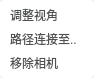
<?xml version="1.0" encoding="UTF-8"?>
<ui version="4.0">
 <class>MapPointSetingWgt</class>
 <widget class="QWidget" name="MapPointSetingWgt">
  <property name="geometry">
   <rect>
    <x>0</x>
    <y>0</y>
    <width>94</width>
    <height>78</height>
   </rect>
  </property>
  <property name="windowTitle">
   <string>MapPointSetingWgt</string>
  </property>
  <property name="styleSheet">
   <string notr="true">#widget{
background:#ffffff;
border-radius:4px;
}
QPushButton{
font-size:12px;
font-family:&quot;微软雅黑&quot;;
background:#ffffff;
border:none;
padding-left:10px;
}
QPushButton:hover{
background:rgba(232,232,232,1);
}</string>
  </property>
  <layout class="QGridLayout" name="gridLayout">
   <property name="leftMargin">
    <number>0</number>
   </property>
   <property name="topMargin">
    <number>0</number>
   </property>
   <property name="rightMargin">
    <number>0</number>
   </property>
   <property name="bottomMargin">
    <number>0</number>
   </property>
   <property name="spacing">
    <number>0</number>
   </property>
   <item row="0" column="0">
    <widget class="QWidget" name="widget" native="true">
     <layout class="QVBoxLayout" name="verticalLayout">
      <property name="spacing">
       <number>2</number>
      </property>
      <property name="leftMargin">
       <number>0</number>
      </property>
      <property name="topMargin">
       <number>4</number>
      </property>
      <property name="rightMargin">
       <number>0</number>
      </property>
      <property name="bottomMargin">
       <number>4</number>
      </property>
      <item>
       <widget class="QPushButton" name="GviewBtn_">
        <property name="minimumSize">
         <size>
          <width>94</width>
          <height>22</height>
         </size>
        </property>
        <property name="maximumSize">
         <size>
          <width>94</width>
          <height>22</height>
         </size>
        </property>
        <property name="mouseTracking">
         <bool>false</bool>
        </property>
        <property name="styleSheet">
         <string notr="true">font-family:&quot;微软雅黑&quot;;
font-size:12px;
color:#505252;
text-align:left;</string>
        </property>
        <property name="text">
         <string>调整视角</string>
        </property>
       </widget>
      </item>
      <item>
       <widget class="QPushButton" name="ConnBtn_">
        <property name="minimumSize">
         <size>
          <width>94</width>
          <height>22</height>
         </size>
        </property>
        <property name="maximumSize">
         <size>
          <width>94</width>
          <height>22</height>
         </size>
        </property>
        <property name="styleSheet">
         <string notr="true">font-family:&quot;微软雅黑&quot;;
font-size:12px;
color:#505252;
text-align:left;</string>
        </property>
        <property name="text">
         <string>路径连接至..</string>
        </property>
       </widget>
      </item>
      <item>
       <widget class="QPushButton" name="DeleteBtn_">
        <property name="minimumSize">
         <size>
          <width>94</width>
          <height>22</height>
         </size>
        </property>
        <property name="maximumSize">
         <size>
          <width>94</width>
          <height>22</height>
         </size>
        </property>
        <property name="styleSheet">
         <string notr="true">font-family:&quot;微软雅黑&quot;;
font-size:12px;
color:#505252;
text-align:left;</string>
        </property>
        <property name="text">
         <string>移除相机</string>
        </property>
       </widget>
      </item>
     </layout>
    </widget>
   </item>
  </layout>
 </widget>
 <layoutdefault spacing="6" margin="11"/>
 <resources/>
 <connections/>
</ui>
